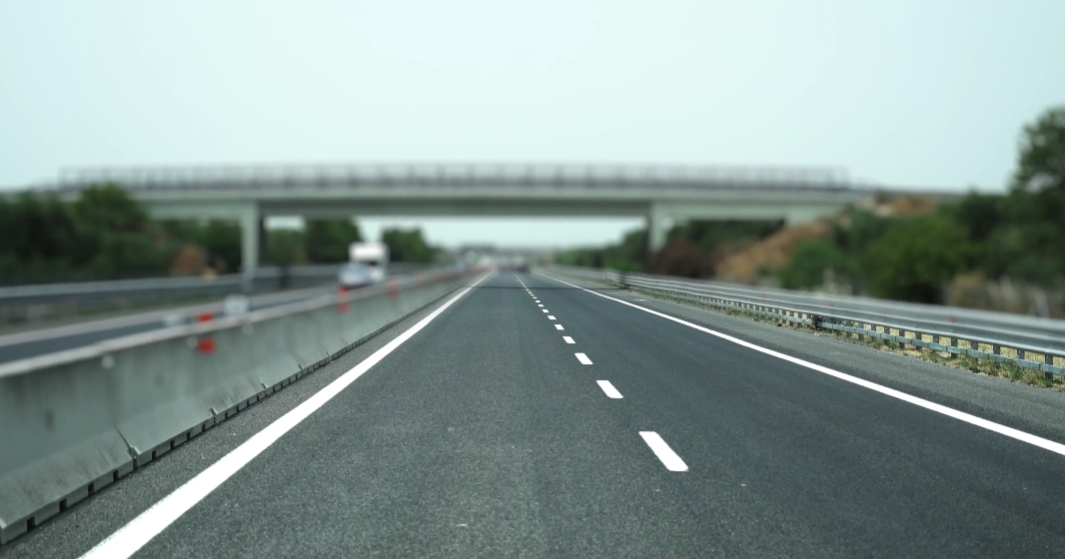
%> input picture Screenshot 2025-09-21 134718.png, 1065 x 559 px
$ octave imgScalingCanny.m   (GNU Octave 9; MATLAB toolbox functions it lacks are replaced by stand-ins)
%> lines starting %> are read from the running program, lines starting %| are printed output that depends on the picture; in (x1, y1, x2, y2) boxes, pixels count from 0 and x2, y2 are one past the last pixel; in counts of white or black regions, pixels touching at a corner belong together; the program's own positions count from 1
img = imread("C:\Users\ABHIRAJ\Pictures\Screenshots\Screenshot 2025-09-21 134718.png");
%> img is the input picture: size 559x1065x3 uint8; mean R, G, B 133.5, 150.9, 146.9
figure;
grayFrame = rgb2gray(img);
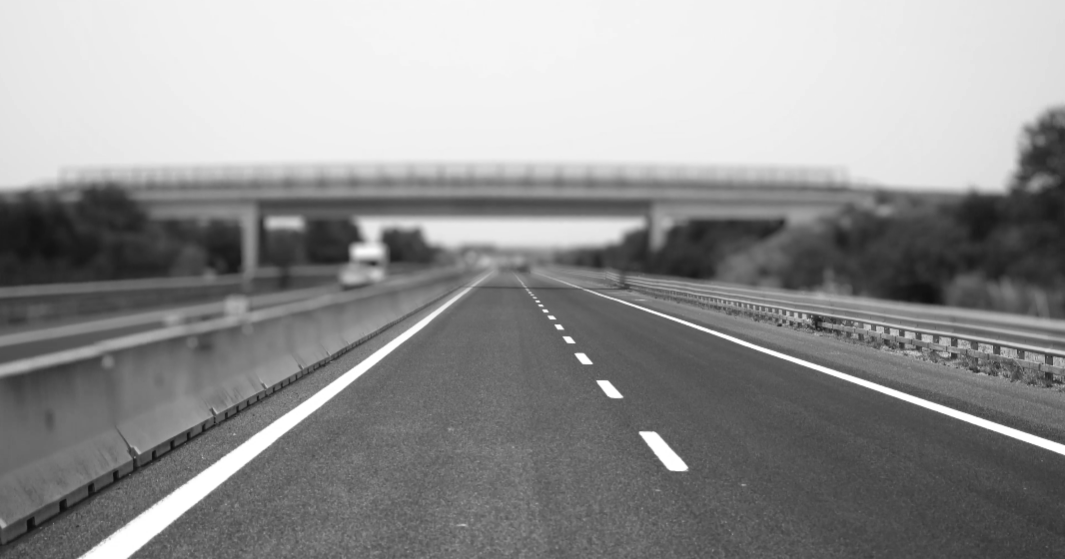
%> grayFrame: size 559x1065 uint8; min 12, max 255, mean 145.2
gaussImg = imgaussfilt(grayFrame, 5);
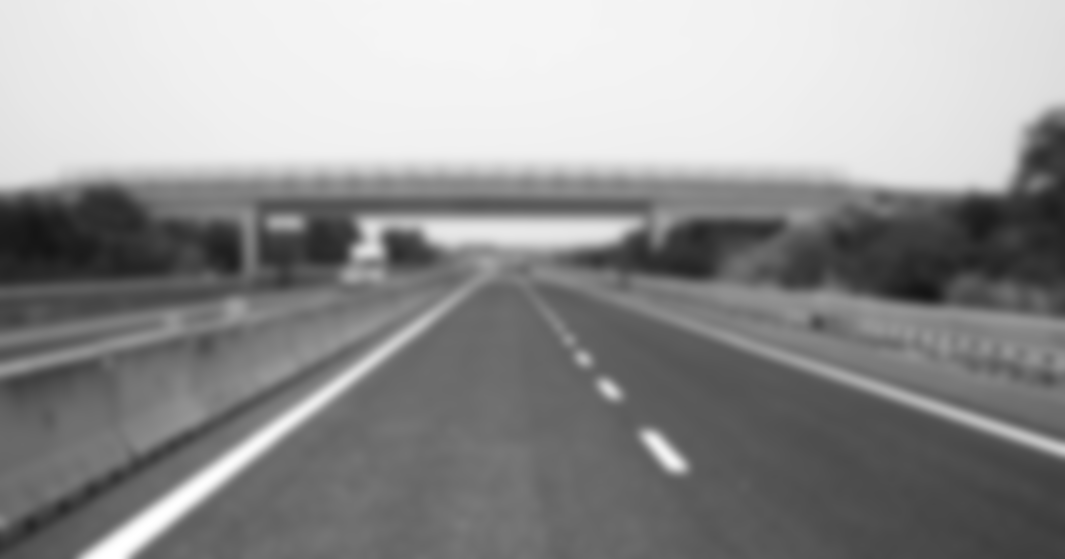
%> gaussImg: size 559x1065 uint8; min 20, max 255, mean 145.2
edges = edge(gaussImg, 'Canny');
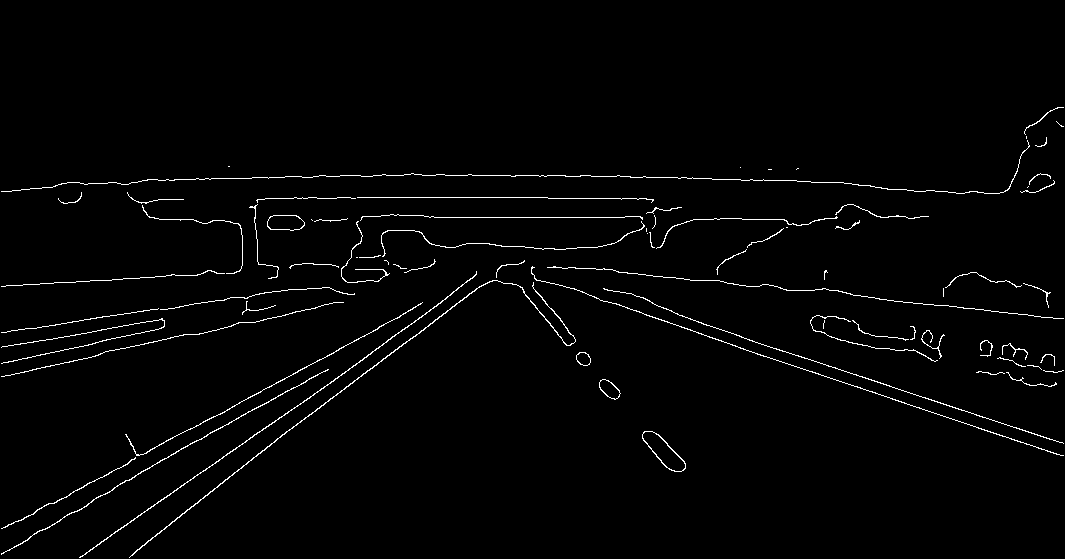
%> edges: size 559x1065 logical; 1.8% white in thin lines or dots, all inside (x1, y1, x2, y2) = (1, 107, 1064, 558)
mask = poly2mask([180 700 600 490], [559 559 310 310], size(edges,1), size(edges,2));
roi = edges & mask;
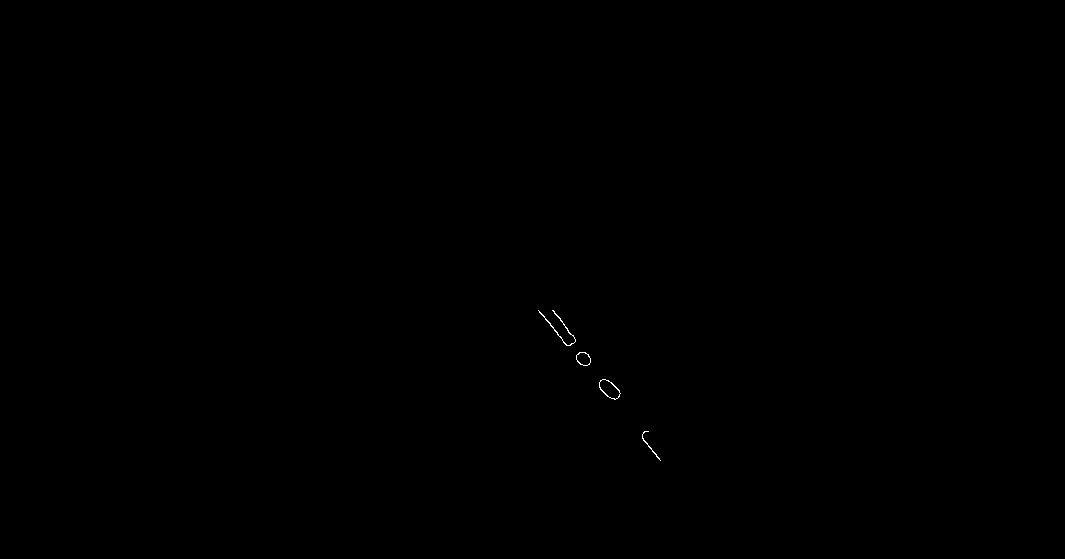
%> roi: size 559x1065 logical; 0.05% white in thin lines or dots, all inside (x1, y1, x2, y2) = (538, 310, 661, 461)
[H,T,R] = hough(roi);
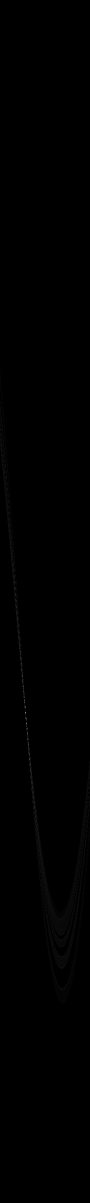
%> H: size 2405x180 double (shown at 1/2 size); min 0, max 74, mean 0.1; drawn with min black and max white
%> T = 180 values from -90 to 89; R = 2405 values from -1202 to 1202
imshow(imadjust(rescale(H)),'XData',T,'YData',R,...
    'InitialMagnification','fit');
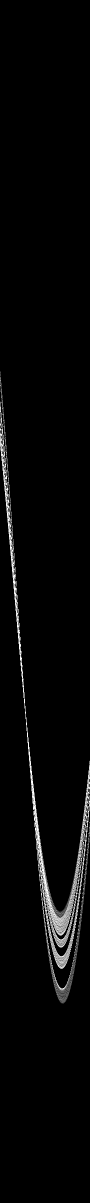
%> displayed picture: size 2405x180, on the screen's scale of 0 to 255 (shown at 1/2 size); min 0, max 255, mean 6.4
peaks = houghpeaks(H,1);
%> peaks = [1426 52]
lines = houghlines(roi,T,R,peaks, 'FillGap', 3,'MinLength', 40);
%> lines = 1 line; point1 to point2 (x, y): (539, 311) to (567, 346)
figure, imshow(img), hold on;
disp(length(lines));
%| 1
for k = 1:length(lines)
    % Get endpoints
    xy = [lines(k).point1; lines(k).point2];  % 2x2 matrix [x1 y1; x2 y2]

    % Plot line
    plot(xy(:,1), xy(:,2), 'LineWidth', 2, 'Color', 'green');

    % Optionally plot endpoints
    % plot(xy(1,1), xy(1,2), 'x', 'Color', 'yellow');
    % plot(xy(2,1), xy(2,2), 'x', 'Color', 'red');
end
%> this loop made 1 pass
%> xy on pass 1: [539 311; 567 346]
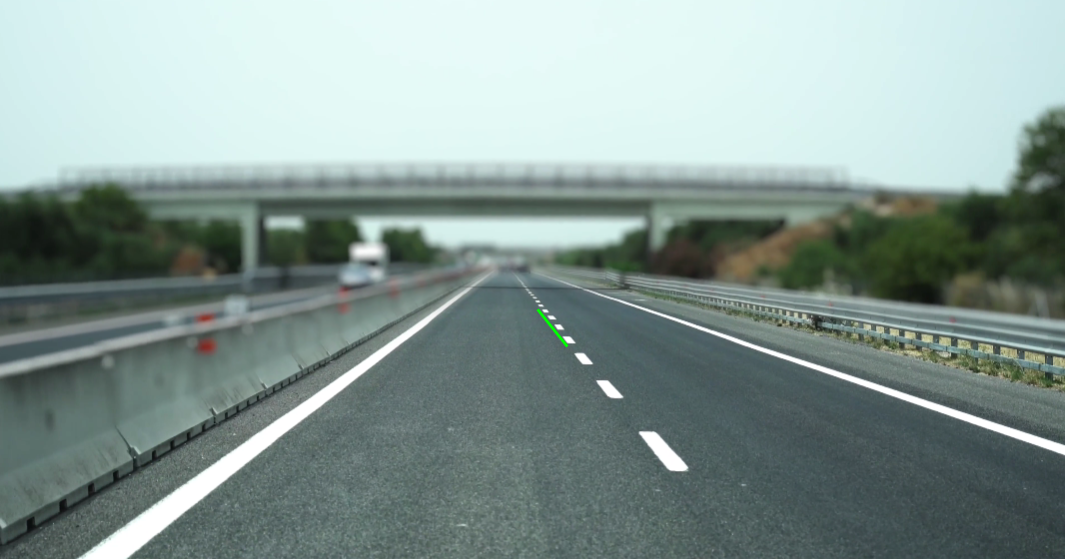
%> figure redrawn from the program's plot data
